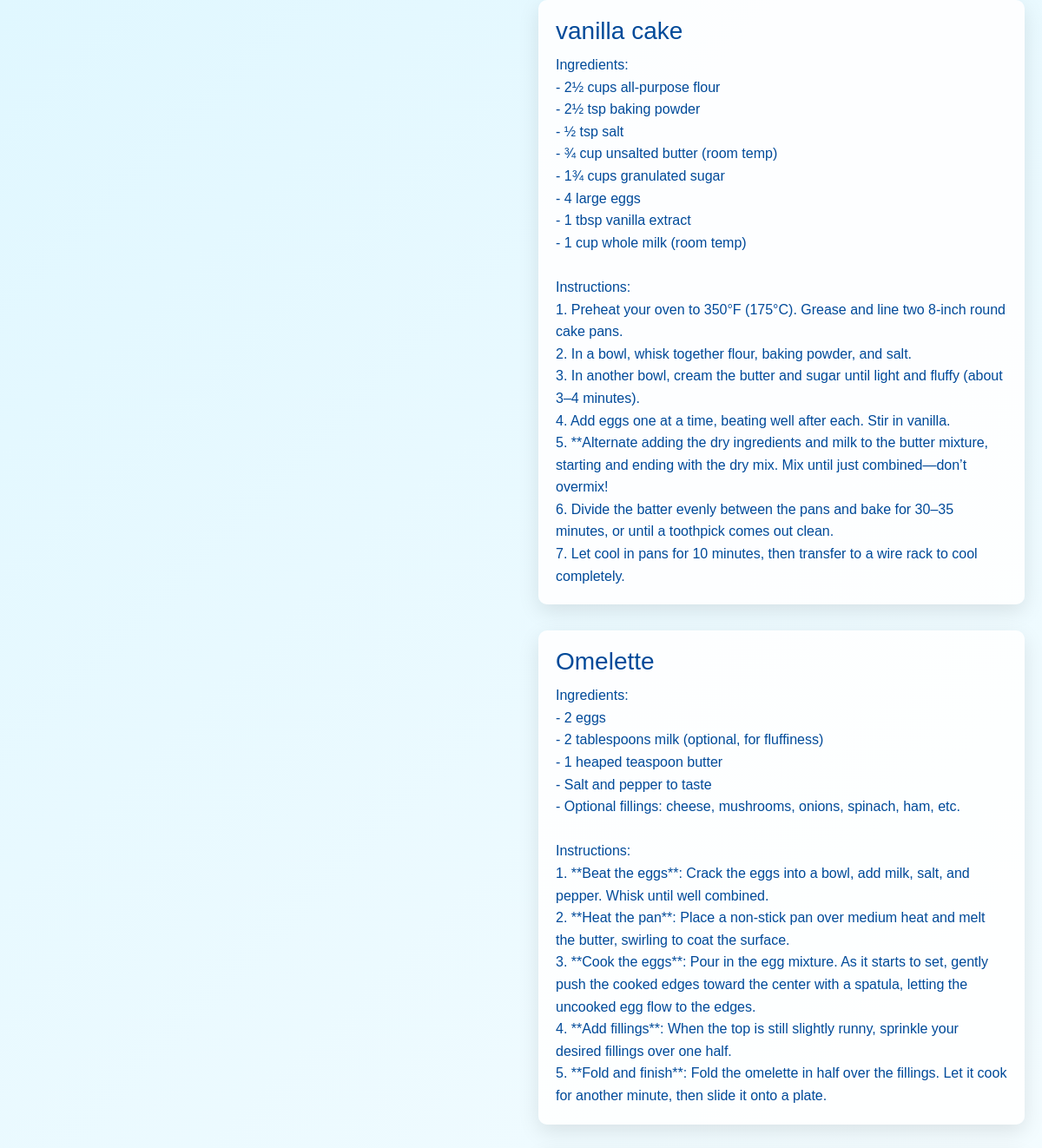
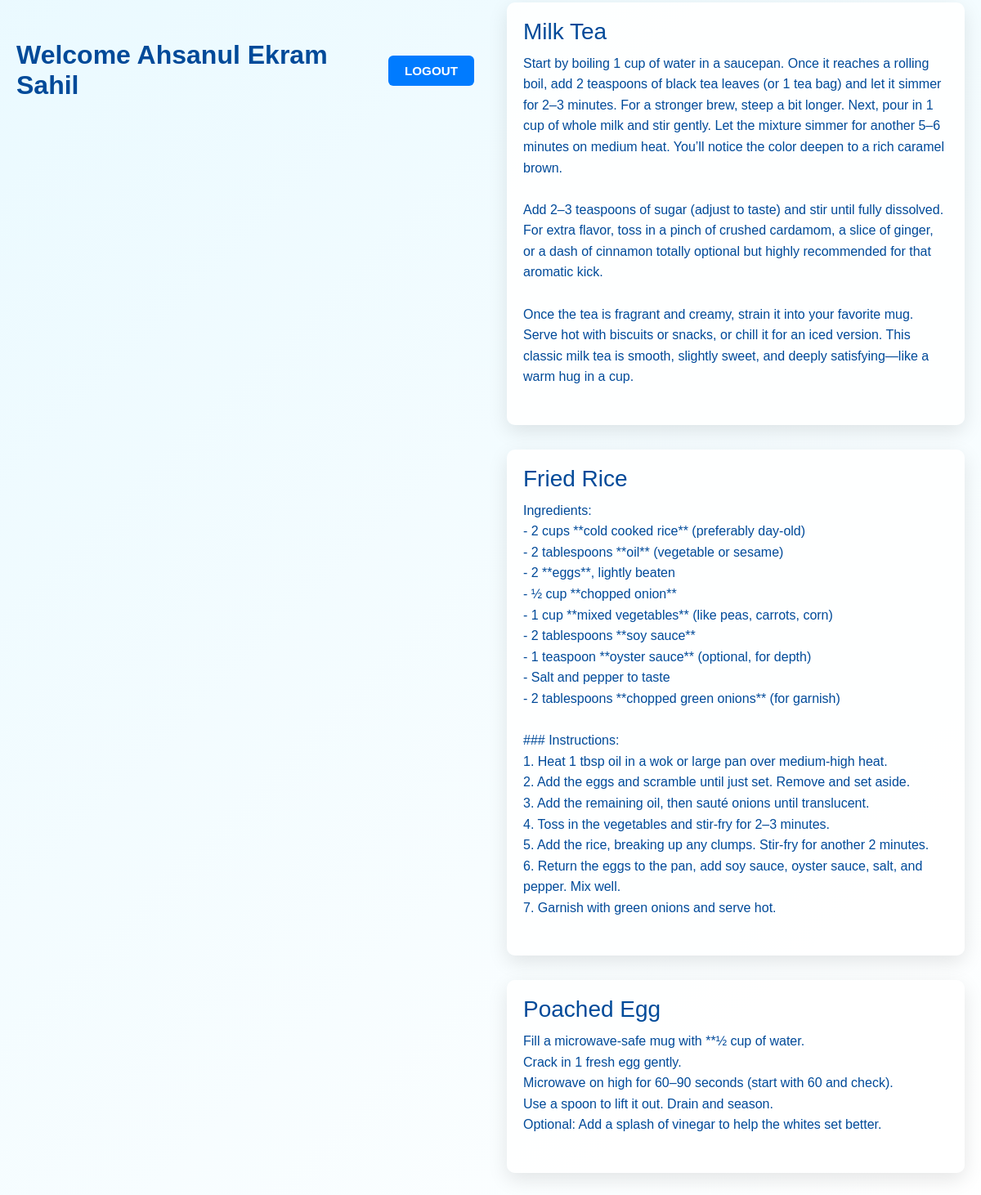
Screenshot of /home.php (signed in) with the database file from the repository (2 pictures, top to bottom).
### tables this page shows
CREATE TABLE `recipe` (
  `ID` int(4) NOT NULL,
  `FULLNAME` text NOT NULL,
  `DATEOFPOST` date NOT NULL,
  `TITLE` text NOT NULL,
  `FULLRECIPE` text NOT NULL
);

### home.php (the view, shortened to what this page needs)
<?php
$conn = new mysqli("localhost", "root", "", "db_recipe");
$sql = "SELECT * FROM RECIPE ORDER BY DATEOFPOST DESC";
$result = $conn->query($sql);
$posts = $result->fetch_all(MYSQLI_ASSOC);
?>
<!DOCTYPE html>
<html>
<head>
    <link rel="stylesheet" href="style.css">
</head>
<body>
    <div class="home-header">
        <?php echo "<h1>Welcome " . $_SESSION["fullname"] . "</h1>"; ?>
        <form method="post" class="btn-group">
            <button type="submit" name="logout">Logout</button>
        </form>
    </div>
    <div class="home-container">
        <?php foreach ($posts as $post): ?>
            <div class="post">
                <h2><?= htmlspecialchars($post['TITLE']) ?></h2>
                <div class="post-body"><?= htmlspecialchars($post['FULLRECIPE']) ?></div>
            </div>
        <?php endforeach; ?>
    </div>
</body>
</html>

### style.css (style rules this page uses)
* { box-sizing: border-box; margin: 0; padding: 0; }
body { font-family: 'Poppins', sans-serif; display: flex; justify-content: center; align-items: center; min-height: 100vh; background: linear-gradient(135deg, #e0f7ff, #ffffff); color: #004a99; }
h1 { font-size: 2.5rem; margin-bottom: 10px; font-weight: 600; }
h2 { font-size: 1.25rem; margin-bottom: 30px; font-weight: 300; color: #006bbf; }
.home-header { display: flex; justify-content: space-between; align-items: center; max-width: 800px; width: 100%; margin: 40px auto 20px; padding: 0 20px; }
.home-header h1 { font-size: 2rem; color: #004a99; font-weight: 600; margin: 0; }
.home-header .btn-group { display: flex; gap: 10px; }
.home-header .btn-group button { padding: 10px 20px; font-size: 0.95rem; font-weight: 600; text-transform: uppercase; border: none; border-radius: 6px; background-color: #007bff; color: #fff; cursor: pointer; transition: none; }
.home-container { max-width: 800px; width: 100%; margin: 0 auto 40px; padding: 0 20px; display: flex; flex-direction: column; gap: 30px; }
.post { background: rgba(255, 255, 255, 0.9); padding: 20px; border-radius: 10px; box-shadow: 0 8px 24px rgba(0, 0, 0, 0.1); }
.post h2 { font-size: 1.75rem; color: #004a99; margin-bottom: 10px; }
.post .post-body { white-space: pre-wrap; word-break: break-word; line-height: 1.6; font-size: 1rem; color: #004a99; }

### rows the page displays
recipe: TITLE "vanilla cake", FULLRECIPE "Ingredients: - 2½ cups all-purpose flour - 2½ tsp baking powder - ½ tsp salt - ¾ cup unsalted butter (room temp) - 1¾ cups granulated sugar - 4 large eggs - 1 tbsp vanilla extract - 1 cup whole milk (room temp) Instructions: 1. Preheat your oven to 350°F (175°C). Grease and line two 8-inch round cake pans. 2. In a bowl, whisk together flour, baking powder, and salt. 3. In another bowl, cream the butter and sugar until light and fluffy (about 3–4 minutes). 4. Add eggs one at a time, beating well after each. Stir in vanilla. 5. **Alternate adding the dry ingredients and milk to the butter mixture, starting and ending with the dry mix. Mix until just combined—don’t overmix! 6. Divide the…"
recipe: TITLE "Omelette", FULLRECIPE "Ingredients: - 2 eggs - 2 tablespoons milk (optional, for fluffiness) - 1 heaped teaspoon butter - Salt and pepper to taste - Optional fillings: cheese, mushrooms, onions, spinach, ham, etc. Instructions: 1. **Beat the eggs**: Crack the eggs into a bowl, add milk, salt, and pepper. Whisk until well combined. 2. **Heat the pan**: Place a non-stick pan over medium heat and melt the butter, swirling to coat the surface. 3. **Cook the eggs**: Pour in the egg mixture. As it starts to set, gently push the cooked edges toward the center with a spatula, letting the uncooked egg flow to the edges. 4. **Add fillings**: When the top is still slightly runny, sprinkle your desired fillings over one…"
recipe: TITLE "Milk Tea", FULLRECIPE "Start by boiling 1 cup of water in a saucepan. Once it reaches a rolling boil, add 2 teaspoons of black tea leaves (or 1 tea bag) and let it simmer for 2–3 minutes. For a stronger brew, steep a bit longer. Next, pour in 1 cup of whole milk and stir gently. Let the mixture simmer for another 5–6 minutes on medium heat. You’ll notice the color deepen to a rich caramel brown. Add 2–3 teaspoons of sugar (adjust to taste) and stir until fully dissolved. For extra flavor, toss in a pinch of crushed cardamom, a slice of ginger, or a dash of cinnamon totally optional but highly recommended for that aromatic kick. Once the tea is fragrant and creamy, strain it into your favorite mug. Serve hot with…"
recipe: TITLE "Fried Rice", FULLRECIPE "Ingredients: - 2 cups **cold cooked rice** (preferably day-old) - 2 tablespoons **oil** (vegetable or sesame) - 2 **eggs**, lightly beaten - ½ cup **chopped onion** - 1 cup **mixed vegetables** (like peas, carrots, corn) - 2 tablespoons **soy sauce** - 1 teaspoon **oyster sauce** (optional, for depth) - Salt and pepper to taste - 2 tablespoons **chopped green onions** (for garnish) ### Instructions: 1. Heat 1 tbsp oil in a wok or large pan over medium-high heat. 2. Add the eggs and scramble until just set. Remove and set aside. 3. Add the remaining oil, then sauté onions until translucent. 4. Toss in the vegetables and stir-fry for 2–3 minutes. 5. Add the rice, breaking up any clumps.…"
recipe: TITLE "Poached Egg", FULLRECIPE "Fill a microwave-safe mug with **½ cup of water. Crack in 1 fresh egg gently. Microwave on high for 60–90 seconds (start with 60 and check). Use a spoon to lift it out. Drain and season. Optional: Add a splash of vinegar to help the whites set better."

### other values shown
$_SESSION["fullname"] "Ahsanul Ekram Sahil"
